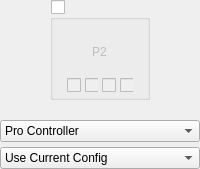
            <widget class="QWidget" name="widgetPlayer2" native="true">
             <layout class="QVBoxLayout" name="verticalLayout_29">
              <property name="spacing">
               <number>5</number>
              </property>
              <property name="leftMargin">
               <number>0</number>
              </property>
              <property name="topMargin">
               <number>0</number>
              </property>
              <property name="rightMargin">
               <number>0</number>
              </property>
              <property name="bottomMargin">
               <number>0</number>
              </property>
              <item alignment="Qt::AlignHCenter">
               <widget class="QGroupBox" name="groupPlayer2Connected">
                <property name="minimumSize">
                 <size>
                  <width>100</width>
                  <height>100</height>
                 </size>
                </property>
                <property name="maximumSize">
                 <size>
                  <width>100</width>
                  <height>100</height>
                 </size>
                </property>
                <property name="title">
                 <string/>
                </property>
                <property name="checkable">
                 <bool>true</bool>
                </property>
                <property name="checked">
                 <bool>false</bool>
                </property>
                <layout class="QVBoxLayout" name="verticalLayout_5" stretch="1,0">
                 <property name="spacing">
                  <number>7</number>
                 </property>
                 <property name="leftMargin">
                  <number>14</number>
                 </property>
                 <property name="topMargin">
                  <number>7</number>
                 </property>
                 <property name="rightMargin">
                  <number>14</number>
                 </property>
                 <property name="bottomMargin">
                  <number>4</number>
                 </property>
                 <item>
                  <widget class="QWidget" name="controllerPlayer2" native="true">
                   <property name="styleSheet">
                    <string notr="true"/>
                   </property>
                   <layout class="QVBoxLayout" name="verticalLayout_13">
                    <property name="topMargin">
                     <number>16</number>
                    </property>
                    <item alignment="Qt::AlignHCenter|Qt::AlignVCenter">
                     <widget class="QLabel" name="labelPlayer2">
                      <property name="text">
                       <string>P2</string>
                      </property>
                     </widget>
                    </item>
                   </layout>
                  </widget>
                 </item>
                 <item alignment="Qt::AlignHCenter">
                  <widget class="QWidget" name="Player2LEDs" native="true">
                   <property name="enabled">
                    <bool>false</bool>
                   </property>
                   <property name="minimumSize">
                    <size>
                     <width>0</width>
                     <height>10</height>
                    </size>
                   </property>
                   <layout class="QHBoxLayout" name="horizontalLayout_8">
                    <property name="spacing">
                     <number>4</number>
                    </property>
                    <property name="leftMargin">
                     <number>0</number>
                    </property>
                    <property name="topMargin">
                     <number>0</number>
                    </property>
                    <property name="rightMargin">
                     <number>0</number>
                    </property>
                    <property name="bottomMargin">
                     <number>0</number>
                    </property>
                    <item>
                     <widget class="QCheckBox" name="checkboxPlayer2LED1"/>
                    </item>
                    <item>
                     <widget class="QCheckBox" name="checkboxPlayer2LED2"/>
                    </item>
                    <item>
                     <widget class="QCheckBox" name="checkboxPlayer2LED3"/>
                    </item>
                    <item>
                     <widget class="QCheckBox" name="checkboxPlayer2LED4"/>
                    </item>
                   </layout>
                  </widget>
                 </item>
                </layout>
               </widget>
              </item>
              <item>
               <widget class="QWidget" name="fakeSpacerPlayer2" native="true">
                <property name="minimumSize">
                 <size>
                  <width>0</width>
                  <height>10</height>
                 </size>
                </property>
               </widget>
              </item>
              <item>
               <widget class="QComboBox" name="comboPlayer2Emulated">
                <item>
                 <property name="text">
                  <string>Pro Controller</string>
                 </property>
                </item>
                <item>
                 <property name="text">
                  <string>Dual Joycons</string>
                 </property>
                </item>
                <item>
                 <property name="text">
                  <string>Left Joycon</string>
                 </property>
                </item>
                <item>
                 <property name="text">
                  <string>Right Joycon</string>
                 </property>
                </item>
               </widget>
              </item>
              <item>
               <widget class="QComboBox" name="comboPlayer2Profile">
                <item>
                 <property name="text">
                  <string>Use Current Config</string>
                 </property>
                </item>
               </widget>
              </item>
             </layout>
            </widget>
